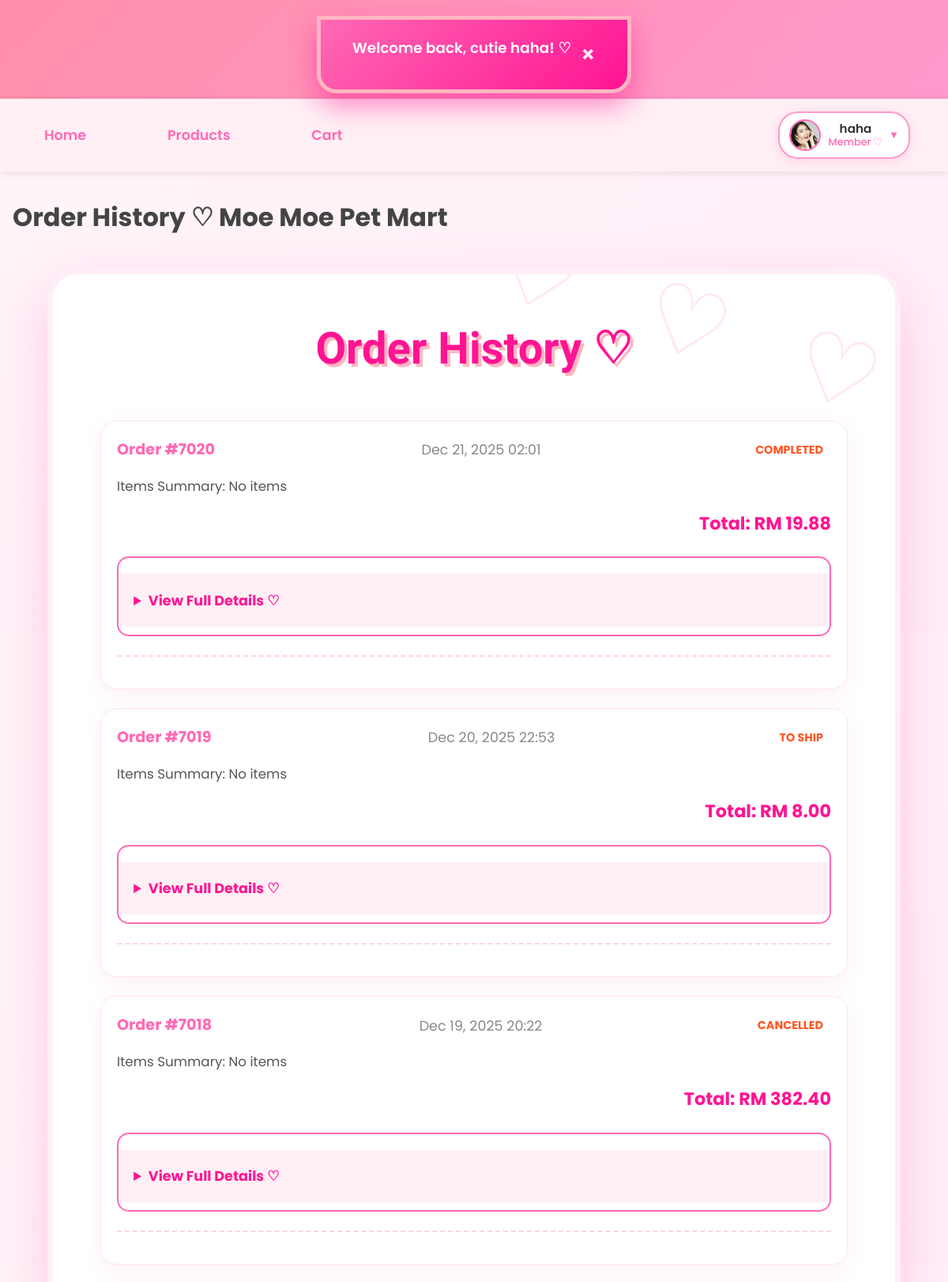
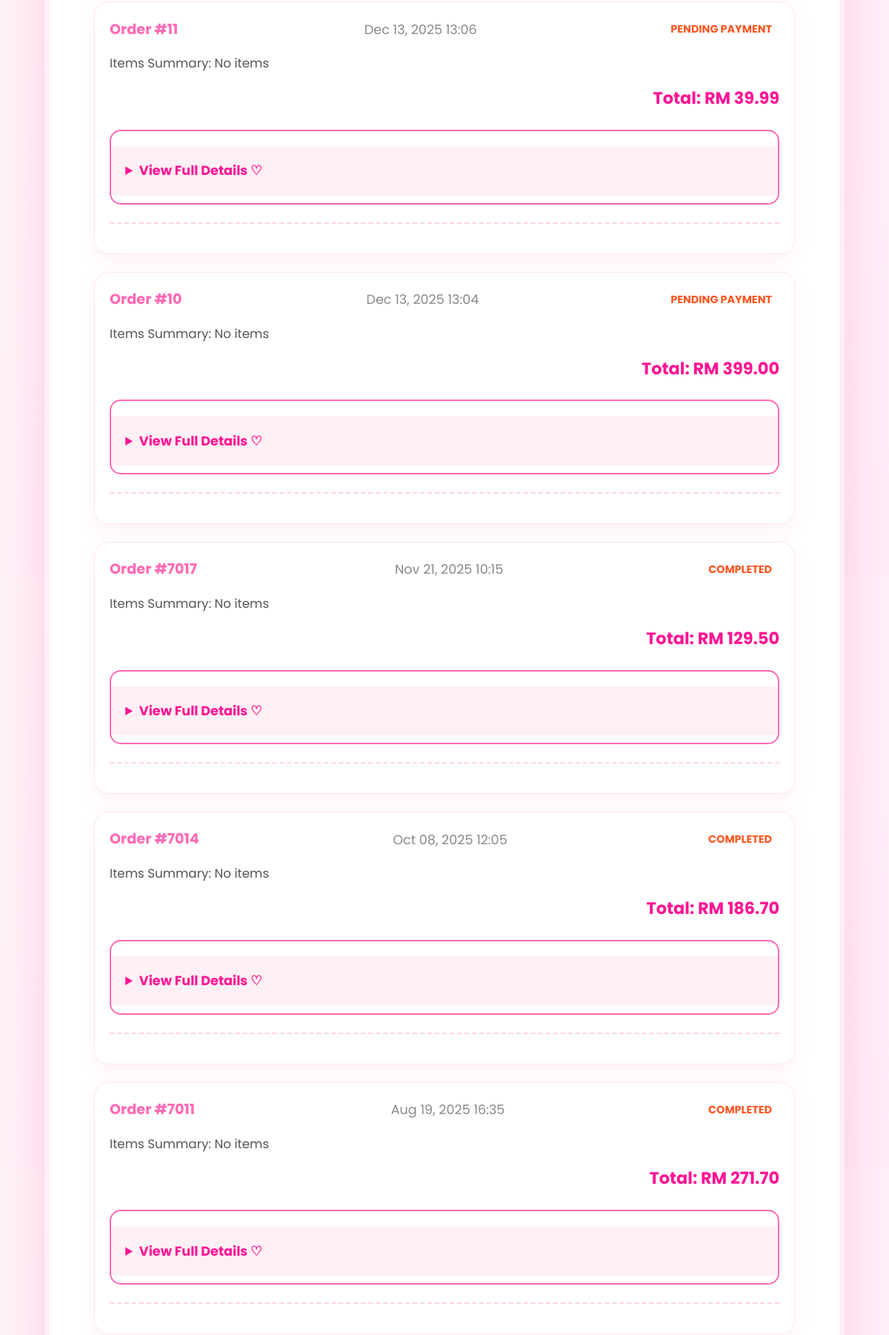
/member/order_history.php (signed in, upper part), run on the app's committed database (2 pictures, top to bottom).
### tables this page shows
CREATE TABLE `users` (
  `id` int(11) NOT NULL,
  `username` varchar(50) NOT NULL,
  `email` varchar(100) NOT NULL,
  `phone` varchar(20) NOT NULL,
  `home_address` varchar(255) NOT NULL,
  `password` varchar(255) NOT NULL,
  `reset_token` varchar(255) DEFAULT NULL,
  `reset_token_expiry` datetime DEFAULT NULL,
  `role` enum('member','admin') NOT NULL DEFAULT 'member',
  `created_at` datetime DEFAULT current_timestamp(),
  `profile_pic` varchar(255) DEFAULT NULL,
  `locked` tinyint(1) DEFAULT 0,
  `lock_reason` varchar(255) DEFAULT NULL,
  `locked_at` datetime DEFAULT NULL
);

CREATE TABLE `orders` (
  `order_id` int(11) NOT NULL,
  `user_id` int(11) NOT NULL,
  `shipping_address` text DEFAULT NULL,
  `recipient_name` varchar(100) NOT NULL,
  `recipient_phone` varchar(20) NOT NULL,
  `total_amount` decimal(10,2) NOT NULL,
  `shipping_fee` decimal(10,2) DEFAULT 0.00,
  `shipping_region` varchar(20) DEFAULT NULL,
  `payment_method` varchar(50) DEFAULT NULL,
  `card_last4` varchar(4) DEFAULT NULL,
  `qr_code` text DEFAULT NULL,
  `qr_generated_at` datetime DEFAULT NULL,
  `order_date` datetime NOT NULL DEFAULT current_timestamp(),
  `order_status` varchar(50) DEFAULT 'Pending Payment',
  `status` enum('Pending Payment','To Ship','Shipped','Completed','Cancelled','Return/Refund') NOT NULL DEFAULT 'Pending Payment',
  `return_reason` varchar(255) DEFAULT NULL,
  `voucher_code` varchar(50) DEFAULT NULL,
  `discount_amount` decimal(10,2) DEFAULT 0.00
);

### _base.php (called while the page is built, shortened)
<?php
function temp($key, $value = null) {
    if ($value !== null) {
        $_SESSION["temp_$key"] = $value;
    }
    else {
        $value = $_SESSION["temp_$key"] ?? null;
        return $value;
    }
}
function is_login() {
    return isset($_SESSION['user']) && !empty($_SESSION['user']);
}
function username() {
    return $_SESSION['user'] ?? null;
}
function user_role() {
    return $_SESSION['role'] ?? null;
}
function current_user() {
    global $_db;
    $stm = $_db->prepare("SELECT * FROM users WHERE username = ?");
    $stm->execute([username()]);
    return $stm->fetch();
}
function encode($value) {
    return htmlentities($value);
}
?>

### member/order_history.php (the view, shortened to what this page needs)
<?php
require '../_base.php';
$_title = 'Order History ♡ Moe Moe Pet Mart';
include '../_head.php';
$user = current_user();
$sql = "SELECT o.*, GROUP_CONCAT(CONCAT(oi.quantity, ' x ', p.product_name) SEPARATOR ', ') AS items_summary
        FROM orders o
        LEFT JOIN order_items oi ON o.order_id = oi.order_id
        LEFT JOIN product p ON oi.product_id = p.product_id
        WHERE o.user_id = ?
        GROUP BY o.order_id
        ORDER BY o.order_date DESC";
$stm = $_db->prepare($sql);
$stm->execute([$user->id]);
$orders = $stm->fetchAll();
?>
<div class="container">
    <h2>Order History ♡</h2>
    <?php if (empty($orders)): ?>
        <div class="empty-purchases">
            <img src="/images/empty-cart.png" alt="No history" style="width: 200px; opacity: 0.8;">
            <p>No order history yet~ Start shopping! ♡</p>
            <a href="products.php" class="btn btn-primary">Shop Now ♡</a>
        </div>
    <?php else: ?>
        <div class="purchase-list">
            <?php foreach ($orders as $order): ?>
                <div class="purchase-card">
                    <div class="order-header">
                        <span class="order-id">Order #<?= $order->order_id ?></span>
                        <span class="order-date"><?= date('M d, Y H:i', strtotime($order->order_date)) ?></span>
                        <span class="order-status <?= strtolower(str_replace(' ', '-', $order->order_status)) ?>">
                            <?= $order->order_status ?>
                        </span>
                    </div>
                    <div class="order-items">
                        <p>Items Summary: <?= encode($order->items_summary ?? 'No items') ?></p>
                    </div>
                    <div class="order-total">
                        Total: RM <?= number_format($order->total_amount, 2) ?>
                    </div>
                    <details class="order-details">
                        <summary>View Full Details ♡</summary>
                    </details>
                    <div class="order-actions">
                    </div>
                </div>
            <?php endforeach; ?>
        </div>
    <?php endif; ?>
</div>
<?php include '../_foot.php'; ?>

### _head.php (shortened to what this page needs)
<?php
    require_once '_base.php';
?>
<!DOCTYPE html>
<html lang="en">
<head>
    <link rel="stylesheet" href="/css/app.css">
    <link rel="stylesheet" href="https://unpkg.com/dropzone@5/dist/min/dropzone.min.css">
</head>
<body data-flash="<?= encode(temp('info')) ?>">
    <div id="moe-flash"></div>
    <header>
        <h1><a href="/">MoeMoepet Mart</a></h1>
    </header>
    <nav>
    <div class="nav-left">
    <a href="/">Home</a>
    <a href="/member/products.php">Products</a>
    <a href="/member/cart.php" class="cart-link">
        Cart
    </a>
    </div>
    <div class="nav-right">
        <?php if (is_login()):
            $user = current_user();
            $displayName = encode(username());
            $roleText    = user_role() === 'admin' ? 'Admin ♛' : 'Member ♡';
            $avatar = !empty($user->profile_pic) ? '/' . $user->profile_pic : '/images/default-avatar.png';
        ?>
            <div class="user-menu">
                <div class="user-info" tabindex="0">
                    <img src="<?= $avatar ?>" alt="<?= $displayName ?>" class="user-avatar">
                    <div class="user-details">
                        <div class="user-name"><?= $displayName ?></div>
                        <div class="user-role"><?= $roleText ?></div>
                    </div>
                    <span class="dropdown-arrow">▼</span>
                </div>
            </div>
        <?php else: ?>
            <a href="/login.php" class="btn-login">Login</a>
        <?php endif; ?>
    </div>
</nav>
    <main>
        <h1><?= $_title ?? 'Untitled' ?></h1>

### data on the page
users: profile_pic (picture)
orders: order_id "7020", order_date "Dec 21, 2025 02:01", order_status "COMPLETED", items_summary "No items", total_amount "19.88"
orders: order_id "7019", order_date "Dec 20, 2025 22:53", order_status "TO SHIP", items_summary "No items", total_amount "8.00"
orders: order_id "7018", order_date "Dec 19, 2025 20:22", order_status "CANCELLED", items_summary "No items", total_amount "382.40"
orders: order_id "11", order_date "Dec 13, 2025 13:06", order_status "PENDING PAYMENT", items_summary "No items", total_amount "39.99"
orders: order_id "10", order_date "Dec 13, 2025 13:04", order_status "PENDING PAYMENT", items_summary "No items", total_amount "399.00"
orders: order_id "7017", order_date "Nov 21, 2025 10:15", order_status "COMPLETED", items_summary "No items", total_amount "129.50"
orders: order_id "7014", order_date "Oct 08, 2025 12:05", order_status "COMPLETED", items_summary "No items", total_amount "186.70"
orders: order_id "7011", order_date "Aug 19, 2025 16:35", order_status "COMPLETED", items_summary "No items", total_amount "271.70"

### other printed values
$displayName "haha"
$roleText "Member ♡"
$_title "Order History ♡ Moe Moe Pet Mart"
